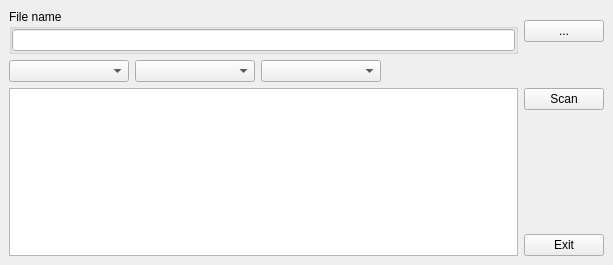
<?xml version="1.0" encoding="UTF-8"?>
<ui version="4.0">
 <class>LiteMainWindow</class>
 <widget class="QMainWindow" name="LiteMainWindow">
  <property name="geometry">
   <rect>
    <x>0</x>
    <y>0</y>
    <width>613</width>
    <height>265</height>
   </rect>
  </property>
  <property name="windowTitle">
   <string notr="true">LiteMainWindow</string>
  </property>
  <widget class="QWidget" name="centralwidget">
   <layout class="QVBoxLayout" name="verticalLayout_2">
    <item>
     <layout class="QHBoxLayout" name="horizontalLayout_4">
      <item>
       <widget class="QGroupBox" name="groupBoxFileName">
        <property name="title">
         <string>File name</string>
        </property>
        <layout class="QHBoxLayout" name="horizontalLayout">
         <property name="leftMargin">
          <number>0</number>
         </property>
         <property name="topMargin">
          <number>0</number>
         </property>
         <property name="rightMargin">
          <number>0</number>
         </property>
         <property name="bottomMargin">
          <number>0</number>
         </property>
         <item>
          <widget class="QLineEdit" name="lineEditFileName"/>
         </item>
        </layout>
       </widget>
      </item>
      <item>
       <widget class="QPushButton" name="pushButtonOpenFile">
        <property name="text">
         <string notr="true">...</string>
        </property>
       </widget>
      </item>
     </layout>
    </item>
    <item>
     <layout class="QHBoxLayout" name="horizontalLayout_2">
      <item>
       <widget class="QComboBox" name="comboBoxType">
        <property name="minimumSize">
         <size>
          <width>120</width>
          <height>0</height>
         </size>
        </property>
       </widget>
      </item>
      <item>
       <widget class="XComboBoxEx" name="comboBoxFlags">
        <property name="minimumSize">
         <size>
          <width>120</width>
          <height>0</height>
         </size>
        </property>
       </widget>
      </item>
      <item>
       <widget class="XComboBoxEx" name="comboBoxDatabases">
        <property name="minimumSize">
         <size>
          <width>120</width>
          <height>0</height>
         </size>
        </property>
       </widget>
      </item>
      <item>
       <spacer name="horizontalSpacer">
        <property name="orientation">
         <enum>Qt::Horizontal</enum>
        </property>
        <property name="sizeHint" stdset="0">
         <size>
          <width>40</width>
          <height>20</height>
         </size>
        </property>
       </spacer>
      </item>
      <item>
       <widget class="QLabel" name="labelScanTime">
        <property name="text">
         <string/>
        </property>
        <property name="alignment">
         <set>Qt::AlignRight|Qt::AlignTrailing|Qt::AlignVCenter</set>
        </property>
       </widget>
      </item>
     </layout>
    </item>
    <item>
     <layout class="QHBoxLayout" name="horizontalLayout_3">
      <item>
       <widget class="QPlainTextEdit" name="plainTextEditResult">
        <property name="readOnly">
         <bool>true</bool>
        </property>
       </widget>
      </item>
      <item>
       <layout class="QVBoxLayout" name="verticalLayout">
        <item>
         <widget class="QPushButton" name="pushButtonScan">
          <property name="text">
           <string>Scan</string>
          </property>
         </widget>
        </item>
        <item>
         <spacer name="verticalSpacer">
          <property name="orientation">
           <enum>Qt::Vertical</enum>
          </property>
          <property name="sizeHint" stdset="0">
           <size>
            <width>20</width>
            <height>40</height>
           </size>
          </property>
         </spacer>
        </item>
        <item>
         <widget class="QPushButton" name="pushButtonExit">
          <property name="text">
           <string>Exit</string>
          </property>
         </widget>
        </item>
       </layout>
      </item>
     </layout>
    </item>
   </layout>
  </widget>
 </widget>
 <customwidgets>
  <customwidget>
   <class>XComboBoxEx</class>
   <extends>QComboBox</extends>
   <header>xcomboboxex.h</header>
  </customwidget>
 </customwidgets>
 <resources/>
 <connections/>
</ui>
